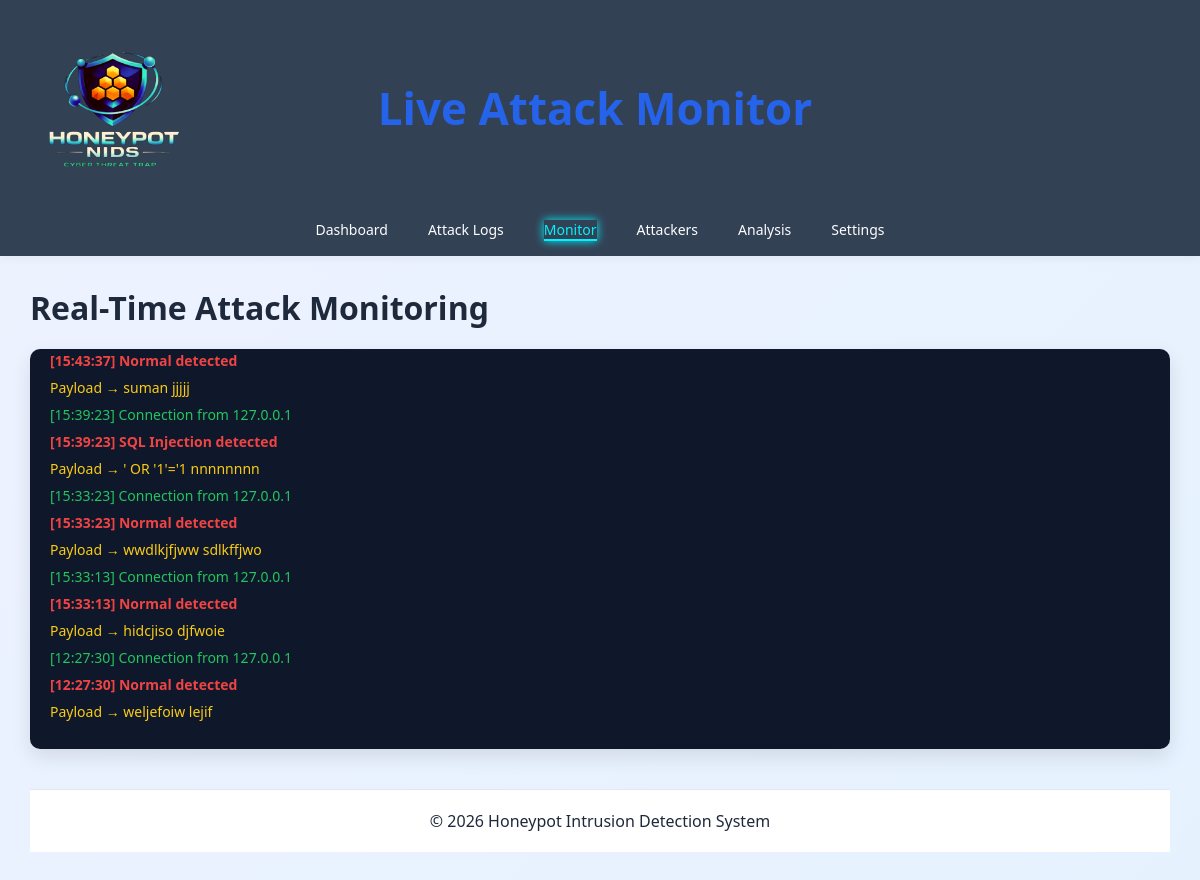
Screenshot of /monitor/ with the database file from the repository.
### honeypot_app/models.py (models this page shows, shortened)
class Attack(models.Model):
    ATTACK_TYPES = [
        ('SQL Injection', 'SQL Injection'),
        ('XSS', 'XSS'),
        ('Brute Force', 'Brute Force'),
        ('Command Injection', 'Command Injection'),
        ('Directory Traversal', 'Directory Traversal'),
        ('Normal', 'Normal'),
    ]
    ip_address = models.CharField(max_length=100)
    attack_type = models.CharField(max_length=100, choices=ATTACK_TYPES, default='Normal')
    payload = models.TextField()
    target = models.CharField(max_length=200, blank=True, null=True)
    time = models.DateTimeField(auto_now_add=True)
    status = models.CharField(max_length=50, default='Blocked')

### honeypot_app/views.py (the view)
# urls.py: path('monitor/', views.monitor_view, name='monitor'),
def monitor_view(request):
    attacks = Attack.objects.order_by('-time')[:20]
    return render(request, 'monitor.html', {'attacks': attacks})

### templates/monitor.html (shortened to what this page needs)
<!DOCTYPE html>
<html lang="en">
<head>
</head>
<body>
<header class="navbar">
<div class="nav-left">
<img src="/static/Picsart_26-04-08_16-08-23-810.png" class="logo-img">
</div>
<div class="title">Live Attack Monitor</div>
<div class="navlinks">
<a href="{% url 'dashboard' %}" class="{% if request.resolver_match.url_name == 'dashboard' %}active{% endif %}">Dashboard</a>
<a href="{% url 'logs' %}" class="{% if request.resolver_match.url_name == 'logs' %}active{% endif %}">Attack Logs</a>
<a href="{% url 'monitor' %}" class="{% if request.resolver_match.url_name == 'monitor' %}active{% endif %}">Monitor</a>
<a href="{% url 'attackers' %}" class="{% if request.resolver_match.url_name == 'attackers' %}active{% endif %}">Attackers</a>
<a href="{% url 'analysis' %}" class="{% if request.resolver_match.url_name == 'analysis' %}active{% endif %}">Analysis</a>
<a href="{% url 'settings' %}" class="{% if request.resolver_match.url_name == 'settings' %}active{% endif %}">Settings</a>
</div>
</header>
<div class="main">
<h1>Real-Time Attack Monitoring</h1>
<div class="terminal" id="terminal">
{% for attack in attacks %}
<div class="log">
[{{ attack.time|date:"H:i:s" }}] Connection from {{ attack.ip_address }}
</div>
<div class="log alert">
[{{ attack.time|date:"H:i:s" }}] {{ attack.attack_type }} detected
</div>
<div class="log payload">
Payload → {{ attack.payload }}
</div>
{% endfor %}
</div>
<footer>
© 2026 Honeypot Intrusion Detection System
</footer>
</div>
</body>
</html>

### templates/monitor.html (style rules this page uses)
* { margin:0; padding:0; box-sizing:border-box; font-family:Segoe UI, sans-serif; }
body { background:linear-gradient(135deg,#eef2ff,#e0f2fe); color:#1e293b; min-height:100vh; }
.navbar { display:flex; align-items:center; justify-content:space-between; padding:15px 25px; background:#334155; box-shadow:0 2px 10px rgba(0,0,0,0.05); flex-wrap:wrap; gap:10px; width:100%; }
.title { font-size:44px; font-weight:bold; color:#2563eb; text-align:center; flex:1; margin-left: -200px; }
.navlinks { display:flex; flex-wrap:wrap; gap:40px; width:100%; justify-content:center; margin-top:10px; }
.navlinks a { text-decoration:none; color:#fcfdfe; font-size:14px; font-weight:500; }
.main { max-width:1200px; margin:auto; padding:30px; }
h1 { margin-bottom:20px; }
.terminal { background:#0f172a; color:#22c55e; padding:20px; border-radius:10px; height:400px; overflow-y:auto; font-family:monospace; box-shadow:0 8px 20px rgba(0,0,0,0.1); }
.alert { color:#ef4444; font-weight:bold; }
.payload { color:#facc15; }
footer { margin-top:40px; padding:20px; text-align:center; background:white; border-top:1px solid #e2e8f0; }
.navlinks a.active { color: #00f2ff; border-bottom: 2px solid #00f2ff; box-shadow: 0 0 10px #00f2ff; }
.logo-img { width:180px; height:180px; object-fit:contain; }

### rows the page displays
Attack: time "15:43:37", attack_type "Normal", payload "suman jjjjj"
Attack: time "15:39:23", ip_address "127.0.0.1", attack_type "SQL Injection", payload "' OR '1'='1 nnnnnnnn"
Attack: time "15:33:23", ip_address "127.0.0.1", attack_type "Normal", payload "wwdlkjfjww sdlkffjwo"
Attack: time "15:33:13", ip_address "127.0.0.1", attack_type "Normal", payload "hidcjiso djfwoie"
Attack: time "12:27:30", ip_address "127.0.0.1", attack_type "Normal", payload "weljefoiw lejif"
